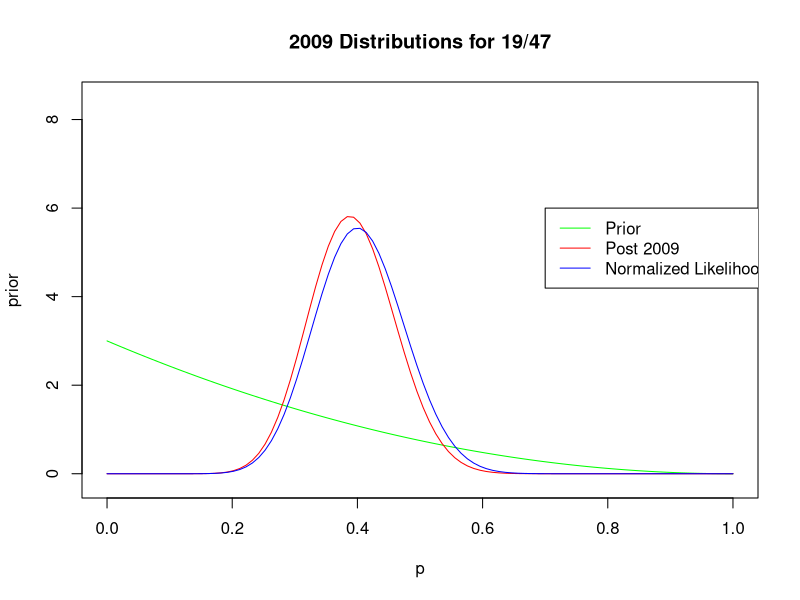
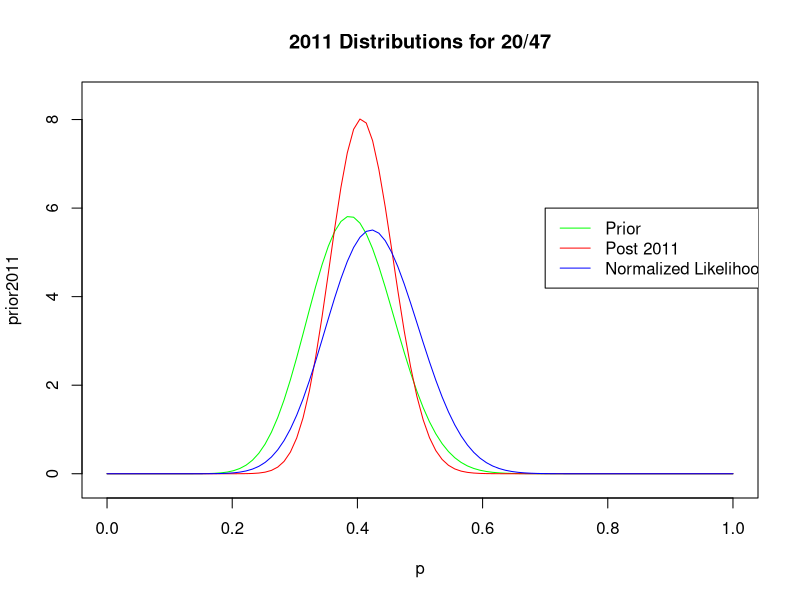

Source code (R) for these figures, in order: (Note: this script raises an error after producing the figures.)
## Initializing some stuff

a=1
b=3

p=seq(from=0,to=1,length=100)

################
## Problem 1a ##
################

meanprior=a/(a+b)
sdprior=sqrt(a*b/(((a+b)^2)*(a+b+1)))
ci95prior=c(qbeta(.025,a,b),qbeta(.975,a,b))

################
## Problem 1b ##
################

prior=dbeta(p,a,b)
as=a+19
bs=b+47-19
post2009=dbeta(p,as,bs)
nlik2009=dbeta(p,19,47-19)

plot(p,prior,type="l",ylim=c(-.2,8.5),col="green",main="2009 Distributions for 19/47")
lines(p,post2009,type="l",ylim=c(0,8.5),col="red")
lines(p,nlik2009,type="l",ylim=c(0,8.5),col="blue")
legend(.7,6,c("Prior","Post 2009","Normalized Likelihood"),col=c("green","red","blue"),lty=c(1,1,1))

mean2009=as/(as+bs)
sd2009=sqrt(as*bs/(((as+bs)^2)*(as+bs+1)))
ci952009=c(qbeta(.025,as,bs),qbeta(.975,as,bs))

################
## Problem 1c ##
################

prior2011=post2009
ass=as+20
bss=bs+47-20
post2011=dbeta(p,ass,bss)
nlik2011=dbeta(p,20,47-20)

plot(p,prior2011,type="l",ylim=c(-.2,8.5),col="green",main="2011 Distributions for 20/47")
lines(p,post2011,type="l",ylim=c(0,8.5),col="red")
lines(p,nlik2011,type="l",ylim=c(0,8.5),col="blue")
legend(.7,6,c("Prior","Post 2011","Normalized Likelihood"),col=c("green","red","blue"),lty=c(1,1,1))

mean2011=ass/(ass+bss)
sd2011=sqrt(ass*bss/(((ass+bss)^2)*(ass+bss+1)))
ci952011=c(qbeta(.025,ass,bss),qbeta(.975,ass,bss))

################
## Problem 2a ##
################


y=0:47

#predbb=dbetabinom.ab(y,47,a+(47*.25),b+(47-(47*.25))) wasnt sure at first keeping this incase
predbb=dbetabinom.ab(y,47,a,b)
predb=dbinom(y,47,meanprior)

barplot(rbind(predbb,predb),names=y,beside=TRUE,main="Predictive Prior vs Binomial Prior",legend=c("Predictive","Binomial"))

################
## Problem 2b ##
################

predbb2009=dbetabinom.ab(y,47,as,bs)
predb2009=dbinom(y,47,mean2009)

barplot(rbind(predbb2009,predb2009),names=y,beside=TRUE,main="Predictive 2009 vs Binomial 2009",legend=c("Predictive","Binomial"))






meanprior
sdprior
ci95prior
mean2009
sd2009
ci952009
mean2011
sd2011
ci952011
